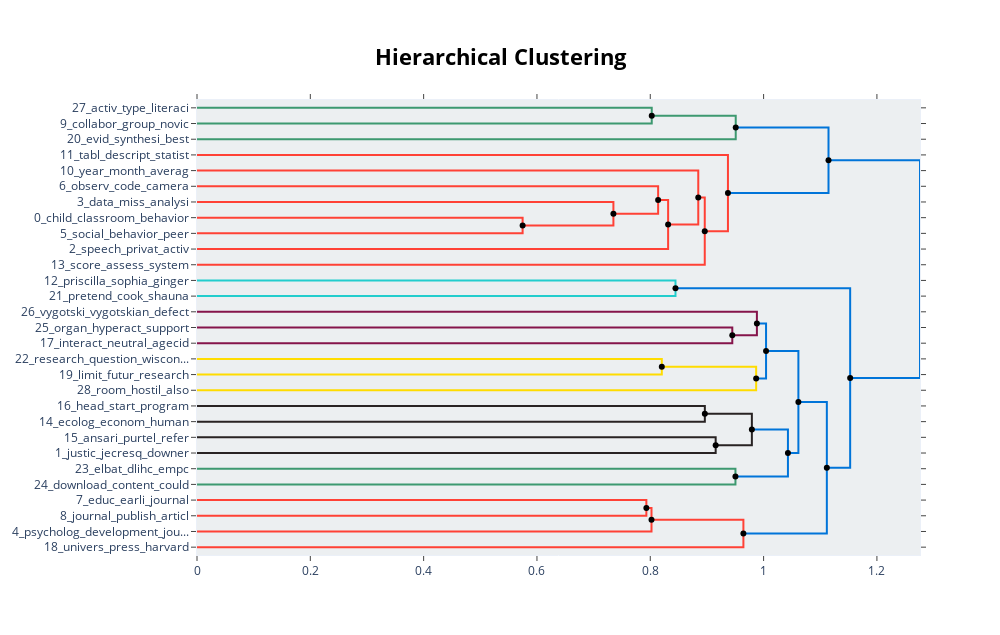

Notebook code for this chart:
### Markdown cell above
# 6. Visualize Topic Hierarchy¶
The topics that were created can be hierarchically reduced. In order to understand the potential hierarchical structure of the topics, we can use scipy.cluster.hierarchy to create clusters and visualize how they relate to one another. We can also see what happens to the topic representations when merging topics.

### Code cell
hierarchical_topics = topic_model.hierarchical_topics(df['sentence_clean'])
topic_model.visualize_hierarchy(hierarchical_topics=hierarchical_topics)

### Figure 1 — Plotly figure (JSON) as saved in the notebook; plotly's stock layout.template omitted (floating-point values rounded to 4 significant figures)
{"data": [{"hoverinfo": "text", "marker": {"color": "rgb(61,153,112)"}, "mode": "lines", "text": ["activ_type_literaci_stone_durat", "", "", "collabor_group_novic_expert_multi"], "type": "scatter", "x": [0.0, 0.8026, 0.8026, 0.0], "xaxis": "x", "y": [-5.0, -5.0, -15.0, -15.0], "yaxis": "y"}, {"hoverinfo": "text", "marker": {"color": "rgb(61,153,112)"}, "mode": "lines", "text": ["collabor_group_novic_literaci_activ", "", "", "evid_synthesi_best_multigrad_class"], "type": "scatter", "x": [0.8026, 0.9508, 0.9508, 0.0], "xaxis": "x", "y": [-10.0, -10.0, -25.0, -25.0], "yaxis": "y"}, {"hoverinfo": "text", "marker": {"color": "rgb(255,65,54)"}, "mode": "lines", "text": ["child_classroom_behavior_teacher_interact", "", "", "social_behavior_peer_categori_cognit"], "type": "scatter", "x": [0.0, 0.5747, 0.5747, 0.0], "xaxis": "x", "y": [-75.0, -75.0, -85.0, -85.0], "yaxis": "y"}, {"hoverinfo": "text", "marker": {"color": "rgb(255,65,54)"}, "mode": "lines", "text": ["data_miss_analysi_model_test", "", "", "child_classroom_behavior_teacher_interact"], "type": "scatter", "x": [0.0, 0.7349, 0.7349, 0.5747], "xaxis": "x", "y": [-65.0, -65.0, -80.0, -80.0], "yaxis": "y"}, {"hoverinfo": "text", "marker": {"color": "rgb(255,65,54)"}, "mode": "lines", "text": ["observ_code_camera_videotap_video", "", "", "child_classroom_behavior_teacher_interact"], "type": "scatter", "x": [0.0, 0.8139, 0.8139, 0.7349], "xaxis": "x", "y": [-55.0, -55.0, -72.5, -72.5], "yaxis": "y"}, {"hoverinfo": "text", "marker": {"color": "rgb(255,65,54)"}, "mode": "lines", "text": ["child_classroom_behavior_teacher_interact", "", "", "speech_privat_activ_context_self"], "type": "scatter", "x": [0.8139, 0.8315, 0.8315, 0.0], "xaxis": "x", "y": [-63.75, -63.75, -95.0, -95.0], "yaxis": "y"}, {"hoverinfo": "text", "marker": {"color": "rgb(255,65,54)"}, "mode": "lines", "text": ["year_month_averag_differ_like", "", "", "child_classroom_behavior_interact_teacher"], "type": "scatter", "x": [0.0, 0.8847, 0.8847, 0.8315], "xaxis": "x", "y": [-45.0, -45.0, -79.38, -79.38], "yaxis": "y"}, {"hoverinfo": "text", "marker": {"color": "rgb(255,65,54)"}, "mode": "lines", "text": ["child_classroom_behavior_interact_teacher", "", "", "score_assess_system_classroom_standard"], "type": "scatter", "x": [0.8847, 0.8961, 0.8961, 0.0], "xaxis": "x", "y": [-62.19, -62.19, -105.0, -105.0], "yaxis": "y"}, {"hoverinfo": "text", "marker": {"color": "rgb(255,65,54)"}, "mode": "lines", "text": ["tabl_descript_statist_shown_result", "", "", "child_classroom_behavior_interact_teacher"], "type": "scatter", "x": [0.0, 0.9371, 0.9371, 0.8961], "xaxis": "x", "y": [-35.0, -35.0, -83.59, -83.59], "yaxis": "y"}, {"hoverinfo": "text", "marker": {"color": "rgb(0,116,217)"}, "mode": "lines", "text": ["collabor_group_evid_multi_best", "", "", "child_classroom_behavior_interact_teacher"], "type": "scatter", "x": [0.9508, 1.115, 1.115, 0.9371], "xaxis": "x", "y": [-17.5, -17.5, -59.3, -59.3], "yaxis": "y"}, {"hoverinfo": "text", "marker": {"color": "rgb(35,205,205)"}, "mode": "lines", "text": ["priscilla_sophia_ginger_grade_bear", "", "", "pretend_cook_shauna_cassi_newspap"], "type": "scatter", "x": [0.0, 0.8445, 0.8445, 0.0], "xaxis": "x", "y": [-115.0, -115.0, -125.0, -125.0], "yaxis": "y"}, {"hoverinfo": "text", "marker": {"color": "rgb(133,20,75)"}, "mode": "lines", "text": ["organ_hyperact_support_emot_instruct", "", "", "interact_neutral_agecid_refer_domin"], "type": "scatter", "x": [0.0, 0.9447, 0.9447, 0.0], "xaxis": "x", "y": [-145.0, -145.0, -155.0, -155.0], "yaxis": "y"}, {"hoverinfo": "text", "marker": {"color": "rgb(133,20,75)"}, "mode": "lines", "text": ["vygotski_vygotskian_defect_hidden_lsvygotskyvolum", "", "", "interact_organ_hyperact_neutral_support"], "type": "scatter", "x": [0.0, 0.9882, 0.9882, 0.9447], "xaxis": "x", "y": [-135.0, -135.0, -150.0, -150.0], "yaxis": "y"}, {"hoverinfo": "text", "marker": {"color": "rgb(255,220,0)"}, "mode": "lines", "text": ["research_question_wisconsin_graduat_support", "", "", "limit_futur_research_should_strength"], "type": "scatter", "x": [0.0, 0.8203, 0.8203, 0.0], "xaxis": "x", "y": [-165.0, -165.0, -175.0, -175.0], "yaxis": "y"}, {"hoverinfo": "text", "marker": {"color": "rgb(255,220,0)"}, "mode": "lines", "text": ["limit_research_futur_support_should", "", "", "room_hostil_also_modular_unequivoc"], "type": "scatter", "x": [0.8203, 0.9869, 0.9869, 0.0], "xaxis": "x", "y": [-170.0, -170.0, -185.0, -185.0], "yaxis": "y"}, {"hoverinfo": "text", "marker": {"color": "rgb(0,116,217)"}, "mode": "lines", "text": ["interact_organ_vygotski_support_hyperact", "", "", "limit_research_room_futur_some"], "type": "scatter", "x": [0.9882, 1.004, 1.004, 0.9869], "xaxis": "x", "y": [-142.5, -142.5, -177.5, -177.5], "yaxis": "y"}, {"hoverinfo": "text", "marker": {"color": "rgb(40,35,35)"}, "mode": "lines", "text": ["head_start_program_state_grante", "", "", "ecolog_econom_human_aspect_educ"], "type": "scatter", "x": [0.0, 0.8963, 0.8963, 0.0], "xaxis": "x", "y": [-195.0, -195.0, -205.0, -205.0], "yaxis": "y"}, {"hoverinfo": "text", "marker": {"color": "rgb(40,35,35)"}, "mode": "lines", "text": ["ansari_purtel_refer_purcel_gate", "", "", "justic_jecresq_downer_hamr_brook"], "type": "scatter", "x": [0.0, 0.9154, 0.9154, 0.0], "xaxis": "x", "y": [-215.0, -215.0, -225.0, -225.0], "yaxis": "y"}, {"hoverinfo": "text", "marker": {"color": "rgb(40,35,35)"}, "mode": "lines", "text": ["head_start_ecolog_econom_program", "", "", "justic_ansari_jecresq_downer_hamr"], "type": "scatter", "x": [0.8963, 0.9793, 0.9793, 0.9154], "xaxis": "x", "y": [-200.0, -200.0, -220.0, -220.0], "yaxis": "y"}, {"hoverinfo": "text", "marker": {"color": "rgb(61,153,112)"}, "mode": "lines", "text": ["elbat_dlihc_empc_ledom_evitingoc", "", "", "download_content_could_young_xdapyr"], "type": "scatter", "x": [0.0, 0.9503, 0.9503, 0.0], "xaxis": "x", "y": [-235.0, -235.0, -245.0, -245.0], "yaxis": "y"}, {"hoverinfo": "text", "marker": {"color": "rgb(0,116,217)"}, "mode": "lines", "text": ["justic_head_ansari_jecresq_start", "", "", "download_content_elbat_dlihc_evitingoc"], "type": "scatter", "x": [0.9793, 1.043, 1.043, 0.9503], "xaxis": "x", "y": [-210.0, -210.0, -240.0, -240.0], "yaxis": "y"}, {"hoverinfo": "text", "marker": {"color": "rgb(0,116,217)"}, "mode": "lines", "text": ["limit_research_interact_support_organ", "", "", "justic_ansari_head_jecresq_start"], "type": "scatter", "x": [1.004, 1.061, 1.061, 1.043], "xaxis": "x", "y": [-160.0, -160.0, -225.0, -225.0], "yaxis": "y"}, {"hoverinfo": "text", "marker": {"color": "rgb(255,65,54)"}, "mode": "lines", "text": ["educ_earli_journal_research_nation", "", "", "journal_publish_articl_access_ground"], "type": "scatter", "x": [0.0, 0.7931, 0.7931, 0.0], "xaxis": "x", "y": [-255.0, -255.0, -265.0, -265.0], "yaxis": "y"}, {"hoverinfo": "text", "marker": {"color": "rgb(255,65,54)"}, "mode": "lines", "text": ["journal_educ_publish_earli_research", "", "", "psycholog_development_journal_appli_societi"], "type": "scatter", "x": [0.7931, 0.8022, 0.8022, 0.0], "xaxis": "x", "y": [-260.0, -260.0, -275.0, -275.0], "yaxis": "y"}, {"hoverinfo": "text", "marker": {"color": "rgb(255,65,54)"}, "mode": "lines", "text": ["psycholog_journal_educ_development_appli", "", "", "univers_press_harvard_cambridg_oxford"], "type": "scatter", "x": [0.8022, 0.9644, 0.9644, 0.0], "xaxis": "x", "y": [-267.5, -267.5, -285.0, -285.0], "yaxis": "y"}, {"hoverinfo": "text", "marker": {"color": "rgb(0,116,217)"}, "mode": "lines", "text": ["justic_ansari_head_jecresq_refer", "", "", "psycholog_journal_educ_univers_development"], "type": "scatter", "x": [1.061, 1.112, 1.112, 0.9644], "xaxis": "x", "y": [-192.5, -192.5, -276.2, -276.2], "yaxis": "y"}, {"hoverinfo": "text", "marker": {"color": "rgb(0,116,217)"}, "mode": "lines", "text": ["priscilla_ginger_sophia_pretend_cook", "", "", "psycholog_journal_educ_univers_research"], "type": "scatter", "x": [0.8445, 1.153, 1.153, 1.112], "xaxis": "x", "y": [-120.0, -120.0, -234.4, -234.4], "yaxis": "y"}, {"hoverinfo": "text", "marker": {"color": "rgb(0,116,217)"}, "mode": "lines", "text": ["child_classroom_behavior_interact_teacher", "", "", "psycholog_journal_educ_univers_research"], "type": "scatter", "x": [1.115, 1.276, 1.276, 1.153], "xaxis": "x", "y": [-38.4, -38.4, -177.2, -177.2], "yaxis": "y"}, {"hoverinfo": "text", "hovertext": ["collabor_group_novic_literaci_activ", "child_classroom_behavior_teacher_interact", "child_classroom_behavior_interact_teacher", "collabor_group_evid_multi_best", "limit_research_futur_support_should", "interact_organ_vygotski_support_hyperact", "head_start_ecolog_econom_program", "justic_head_ansari_jecresq_start", "limit_research_interact_support_organ", "journal_educ_publish_earli_research", "psycholog_journal_educ_development_appli", "justic_ansari_head_jecresq_refer", "priscilla_ginger_sophia_pretend_cook", "child_classroom_behavior_interact_teacher"], "marker": {"color": "black"}, "mode": "markers", "showlegend": false, "type": "scatter", "x": [0.8026, 0.8139, 0.8847, 0.9508, 0.8203, 0.9882, 0.8963, 0.9793, 1.004, 0.7931, 0.8022, 1.061, 0.8445, 1.115], "y": [-10, -63.75, -62.19, -17.5, -170, -142.5, -200, -210, -160, -260, -267.5, -192.5, -120, -38.4]}, {"hoverinfo": "text", "hovertext": ["child_classroom_behavior_teacher_interact", "child_classroom_behavior_teacher_interact", "child_classroom_behavior_interact_teacher", "child_classroom_behavior_interact_teacher", "child_classroom_behavior_interact_teacher", "interact_organ_hyperact_neutral_support", "limit_research_room_futur_some", "justic_ansari_jecresq_downer_hamr", "download_content_elbat_dlihc_evitingoc", "justic_ansari_head_jecresq_start", "psycholog_journal_educ_univers_development", "psycholog_journal_educ_univers_research", "psycholog_journal_educ_univers_research"], "marker": {"color": "black"}, "mode": "markers", "showlegend": false, "type": "scatter", "x": [0.5747, 0.7349, 0.8315, 0.8961, 0.9371, 0.9447, 0.9869, 0.9154, 0.9503, 1.043, 0.9644, 1.112, 1.153], "y": [-80, -72.5, -79.38, -83.59, -59.3, -150, -177.5, -220, -240, -225, -276.2, -234.4, -177.2]}], "layout": {"autosize": false, "height": 635, "hoverlabel": {"bgcolor": "white", "font": {"family": "Rockwell", "size": 16}}, "hovermode": "closest", "plot_bgcolor": "#ECEFF1", "showlegend": false, "title": {"font": {"color": "Black", "size": 22}, "text": "<b>Hierarchical Clustering</b>", "x": 0.5, "xanchor": "center", "yanchor": "top"}, "width": 1000, "xaxis": {"mirror": "allticks", "rangemode": "tozero", "showgrid": false, "showline": true, "showticklabels": true, "ticks": "outside", "type": "linear", "zeroline": false}, "yaxis": {"mirror": "allticks", "range": [-290, 0], "rangemode": "tozero", "showgrid": false, "showline": true, "showticklabels": true, "tickmode": "array", "ticks": "outside", "ticktext": ["27_activ_type_literaci", "9_collabor_group_novic", "20_evid_synthesi_best", "11_tabl_descript_statist", "10_year_month_averag", "6_observ_code_camera", "3_data_miss_analysi", "0_child_classroom_behavior", "5_social_behavior_peer", "2_speech_privat_activ", "13_score_assess_system", "12_priscilla_sophia_ginger", "21_pretend_cook_shauna", "26_vygotski_vygotskian_defect", "25_organ_hyperact_support", "17_interact_neutral_agecid", "22_research_question_wiscon...", "19_limit_futur_research", "28_room_hostil_also", "16_head_start_program", "14_ecolog_econom_human", "15_ansari_purtel_refer", "1_justic_jecresq_downer", "23_elbat_dlihc_empc", "24_download_content_could", "7_educ_earli_journal", "8_journal_publish_articl", "4_psycholog_development_jou...", "18_univers_press_harvard"], "tickvals": [-5, -15, -25, -35, -45, -55, -65, -75, -85, -95, -105, -115, -125, -135, -145, -155, -165, -175, -185, -195, -205, -215, -225, -235, -245, -255, -265, -275, -285], "type": "linear", "zeroline": false}}}
